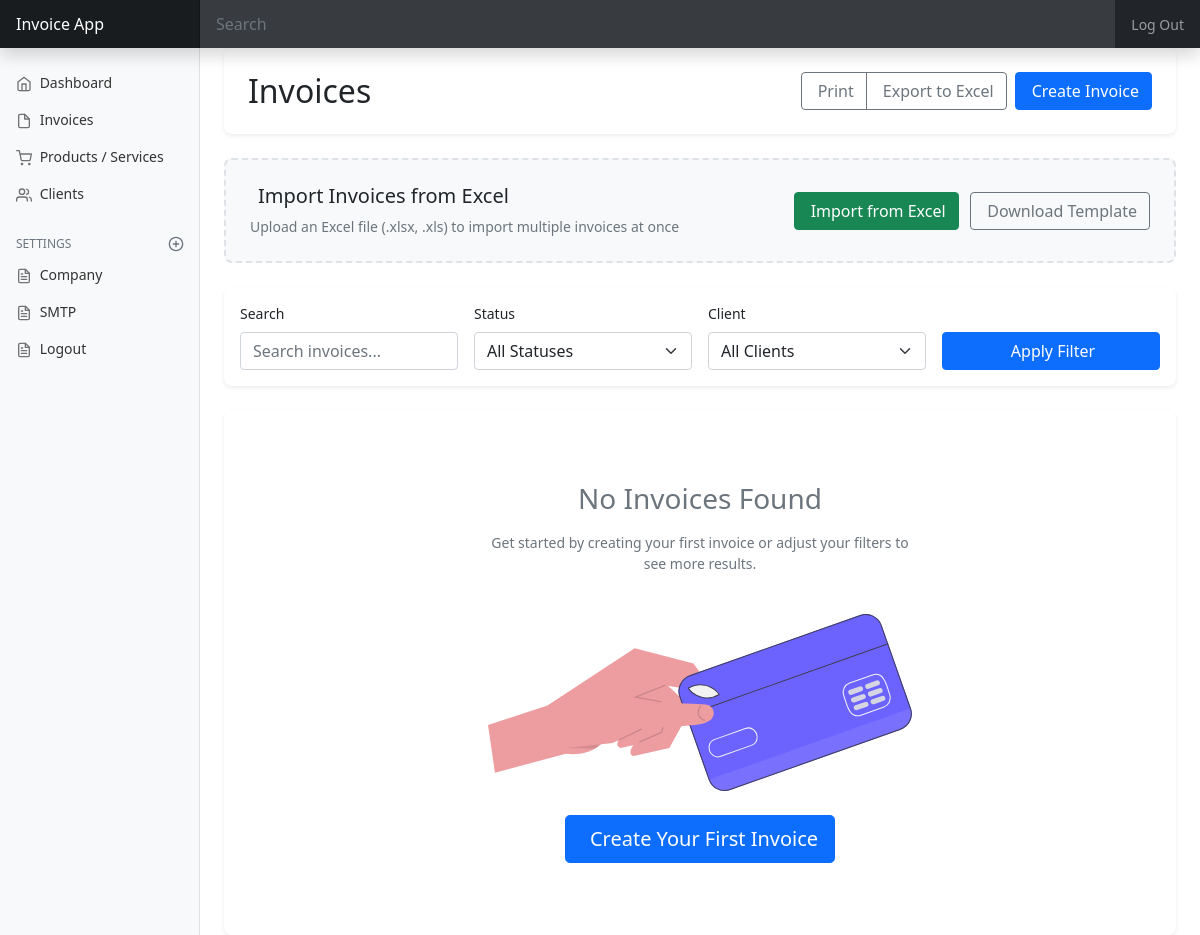
The page /invoices/ (signed in) on the database as committed earlier.
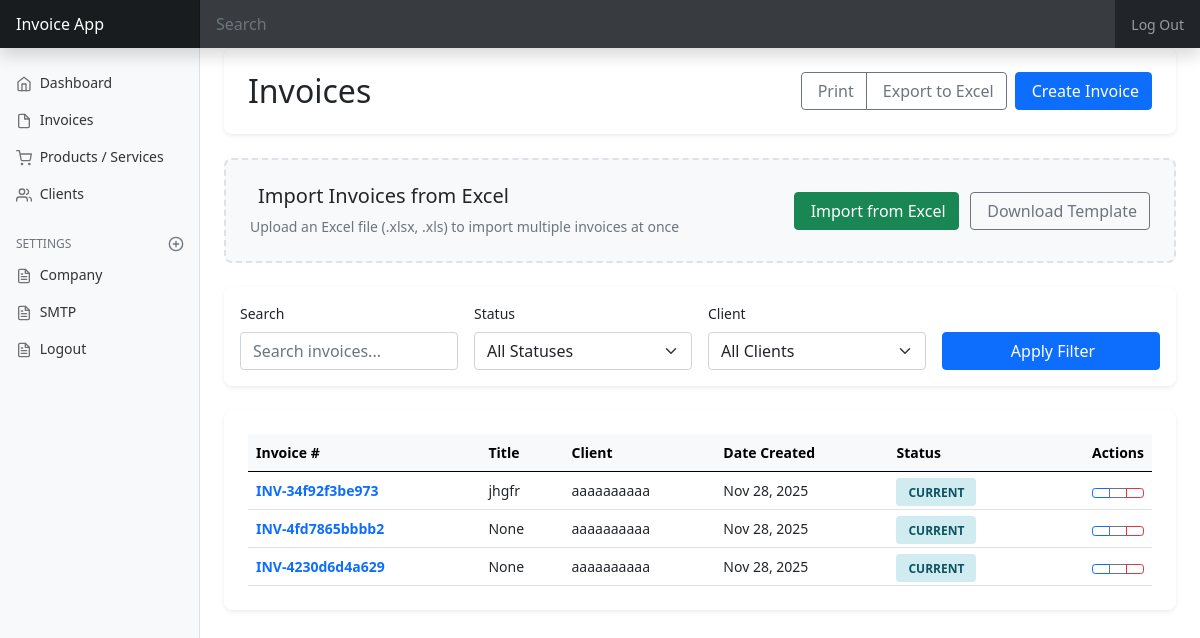
The same page on the database as committed later.
### sales/models.py (models this page shows, shortened)
class Invoice(models.Model):
    STATUS = [
        ('CURRENT','CURRENT'),
        ('OVERDUE','OVERDUE'),
        ('PAID','PAID')
    ]
    title = models.CharField(null=True, blank=True, max_length=200)
    status = models.CharField(choices=STATUS, default="CURRENT", max_length=100)
    notes = models.TextField(null=True, blank=True)
    client = models.ForeignKey('Client', blank=True, null=True, on_delete=models.SET_NULL)
    product = models.ManyToManyField('Product', blank=True)  # <-- changed
    uniqueId = models.CharField(null=True, blank=True, max_length=100)
    slug = models.SlugField(max_length=500, unique=True, null=True)
    date_created = models.DateTimeField(blank=True, null=True)
    last_updated = models.DateTimeField(blank=True, null=True)

class Client(models.Model):
    clientname = models.CharField(null=True, blank=True, max_length=200)
    emailAddress = models.CharField(null=True, blank=True, max_length=100)
    uniqueId = models.CharField(null=True, blank=True, max_length=100)
    adress = models.CharField(null=True, blank=True, max_length=200)
    mf = models.CharField(null=True, blank=True, max_length=100)
    slug = models.SlugField(max_length=500, unique=True, blank=True, null=True)
    date_created = models.DateTimeField(blank=True, null=True)
    last_updated = models.DateTimeField(blank=True, null=True)
    def __str__(self):
        return f"{self.clientname} {self.uniqueId}"

### sales/views.py (the view, shortened to what this page needs)
# urls.py: path('invoices/', invoices_list, name='invoices_list'),
@login_required
def invoices_list(request):
    invoices = Invoice.objects.all().select_related('client').prefetch_related('product')
    search_query = request.GET.get('search', '')
    status = request.GET.get('status', '')
    if status:
        invoices = invoices.filter(status=status)
    client_id = request.GET.get('client', '')
    if client_id:
        invoices = invoices.filter(client_id=client_id)
    date_from = request.GET.get('date_from', '')
    if date_from:
        invoices = invoices.filter(date_created__gte=date_from)
    sort_by = request.GET.get('sort', '-date_created')
    invoices = invoices.order_by(sort_by)
    paginator = Paginator(invoices, 20)  # 20 invoices per page
    page_number = request.GET.get('page')
    page_obj = paginator.get_page(page_number)
    clients = Client.objects.all().order_by('clientname')
    products = Product.objects.all().order_by('title')
    total_invoices = invoices.count()
    current_invoices = invoices.filter(status='CURRENT').count()
    overdue_invoices = invoices.filter(status='OVERDUE').count()
    paid_invoices = invoices.filter(status='PAID').count()
    context = {
        'invoices': page_obj,
        'page_obj': page_obj,
        'is_paginated': page_obj.has_other_pages(),
        'clients': clients,
        'products': products,
        'form': InvoiceForm(),
        'total_invoices': total_invoices,
        'current_invoices': current_invoices,
        'overdue_invoices': overdue_invoices,
        'paid_invoices': paid_invoices,
    }
    return render(request, 'sales/invoices.html', context)

### sales/forms.py
class InvoiceForm(forms.ModelForm):
    class Meta:
        model=Invoice
        fields=["title","status","notes","client","product"]

### templates/sales/invoices.html (shortened to what the changed rows need)
{% extends 'partials/base.html' %}
{% load static %}
{% load crispy_forms_tags %}
{% block main %}
<main class="col-md-9 ms-sm-auto col-lg-10 px-md-4">
  <div class="page-header d-flex justify-content-between flex-wrap flex-md-nowrap align-items-center">
    <h1 class="h2 mb-0">Invoices</h1>
  </div>
  {% if invoices|length > 0 %}
  <div class="table-container">
    <div class="table-responsive">
      <table class="table table-hover mb-0">
        <thead class="table-light">
          <tr>
            <th scope="col">Invoice #</th>
            <th scope="col">Title</th>
            <th scope="col">Client</th>
            <th scope="col">Date Created</th>
            <th scope="col">Status</th>
            <th scope="col" class="text-end">Actions</th>
          </tr>
        </thead>
        <tbody>
          {% for invoice in invoices %}
          <tr class="invoice-row">
            <td class="align-middle">
              <a href="{% url 'invoice_detail' invoice.id %}" class="text-decoration-none fw-bold">
                INV-{{ invoice.uniqueId|default:invoice.id }}
              </a>
            </td>
            <td class="align-middle">{{ invoice.title }}</td>
            <td class="align-middle">{{ invoice.client.clientname|default:"No Client" }}</td>
            <td class="align-middle">{{ invoice.date_created|date:"M d, Y"|default:"N/A" }}</td>
            <td class="align-middle">
              <span class="status-badge status-{{ invoice.status|lower }}">{{ invoice.status }}</span>
            </td>
            <td class="align-middle text-end">
              <div class="btn-group btn-group-sm">
                <a href="{% url 'invoice_detail' invoice.id %}" class="btn btn-outline-primary" title="View">
                </a>
                <button type="button" class="btn btn-outline-secondary" data-bs-toggle="modal" data-bs-target="#editInvoiceModal{{ invoice.id }}" title="Edit">
                </button>
                <button type="button" class="btn btn-outline-danger" title="Delete" data-bs-toggle="modal" data-bs-target="#deleteInvoiceModal{{ invoice.id }}">
                </button>
              </div>
            </td>
          </tr>
          {% endfor %}
        </tbody>
      </table>
    </div>
  </div>
  {% else %}
  <div class="table-container">
    <div class="empty-state">
      <div class="row justify-content-center">
        <div class="col-lg-6">
          <h3>No Invoices Found</h3>
          <p class="text-muted">Get started by creating your first invoice or adjust your filters to see more results.</p>
          <img src="{% static 'assets/img/InvBackground.svg' %}" alt="No invoices illustration">
          <div class="mt-4">
            <button type="button" class="btn btn-primary btn-lg" data-bs-toggle="modal" data-bs-target="#createInvoiceModal">
               Create Your First Invoice
            </button>
          </div>
        </div>
      </div>
    </div>
  </div>
  {% endif %}
</main>
{% endblock %}

Rows that differ between the two databases and show on the page:
added Invoice: uniqueId "34f92f3be973", title "jhgfr", client.clientname "aaaaaaaaaa", date_created "Nov 28, 2025", status "CURRENT"
added Invoice: uniqueId "4fd7865bbbb2", title "None", client.clientname "aaaaaaaaaa", date_created "Nov 28, 2025", status "CURRENT"
added Invoice: uniqueId "4230d6d4a629", title "None", client.clientname "aaaaaaaaaa", date_created "Nov 28, 2025", status "CURRENT"
Other text that changed with them:
text no longer shown: "No Invoices Found Get started by creating your first invoice or adjust your filters to see more results. Create Your First Invoice"
text now shown: "Invoice # Title Client Date Created Status Actions"
